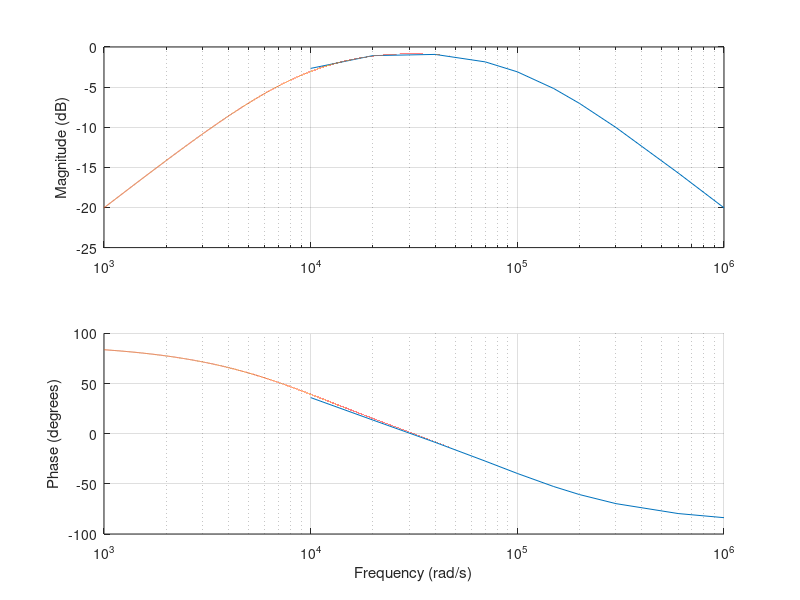

MATLAB code to generate this figure:
clc;
clear;

t = 0:0.01:100;
omega = [10e3 20e3 40e3 70e3 100e3 150e3 200e3 300e3 600e3 1000e3];
freq = omega/(2*pi);
% Vo = [0.0052 0.0061, 0.0170, 0.0299, 0.0456, 0.0592, 0.0697, 0.0840, 0.0932, 0.0980, 0.1];

% timeShift = [0.0931, 0.0482, 0.0253, 0.0134, 0.0115, 0.0081, 0.0063, 0.0046, 0.0033, 0.0017, 0.00037]*2*pi/360;

% phaseShift =  360*freq.*timeShift;
% gain = Vo/0.1;
% gaindB = 20*log10(gain);

% response = gain.*exp(1i*phaseShift);

r1 = 1e3;
r2 = 10e3;
c = 0.01e-6;
tau1 = r1*c;
tau2 = r2*c;

omega_n = 1e3:1000e3;
sys = (tau2*omega_n*1i)./(1 + (tau1 + tau2).*omega_n*1i - tau1*tau2*omega_n.^2);
sys1 = [0.5950 + 0.4323i   0.8588 + 0.2078i   0.8888 - 0.1342i   0.7171 - 0.3710i   0.5392 - 0.4466i 0.3339 - 0.4382i   0.2177 - 0.3880i   0.1092 - 0.2956i   0.0296 - 0.1614i  0.01089 - 0.098901i];
figure;
subplot(2,1,1);
% semilogx(omega, 20*log10(abs(response)));
semilogx(omega, 20*log10(abs(sys1))); hold on;
semilogx(omega_n, 20*log10(abs(sys)));
ylabel('Magnitude (dB)');
grid on;
hold off;

subplot(2,1,2);
% semilogx(omega, phaseShift);
hold on;
semilogx(omega, angle(sys1)*180/pi);
semilogx(omega_n, angle(sys)*180/pi);
ylabel('Phase (degrees)');
xlabel('Frequency (rad/s)');
grid on;

hold off;
